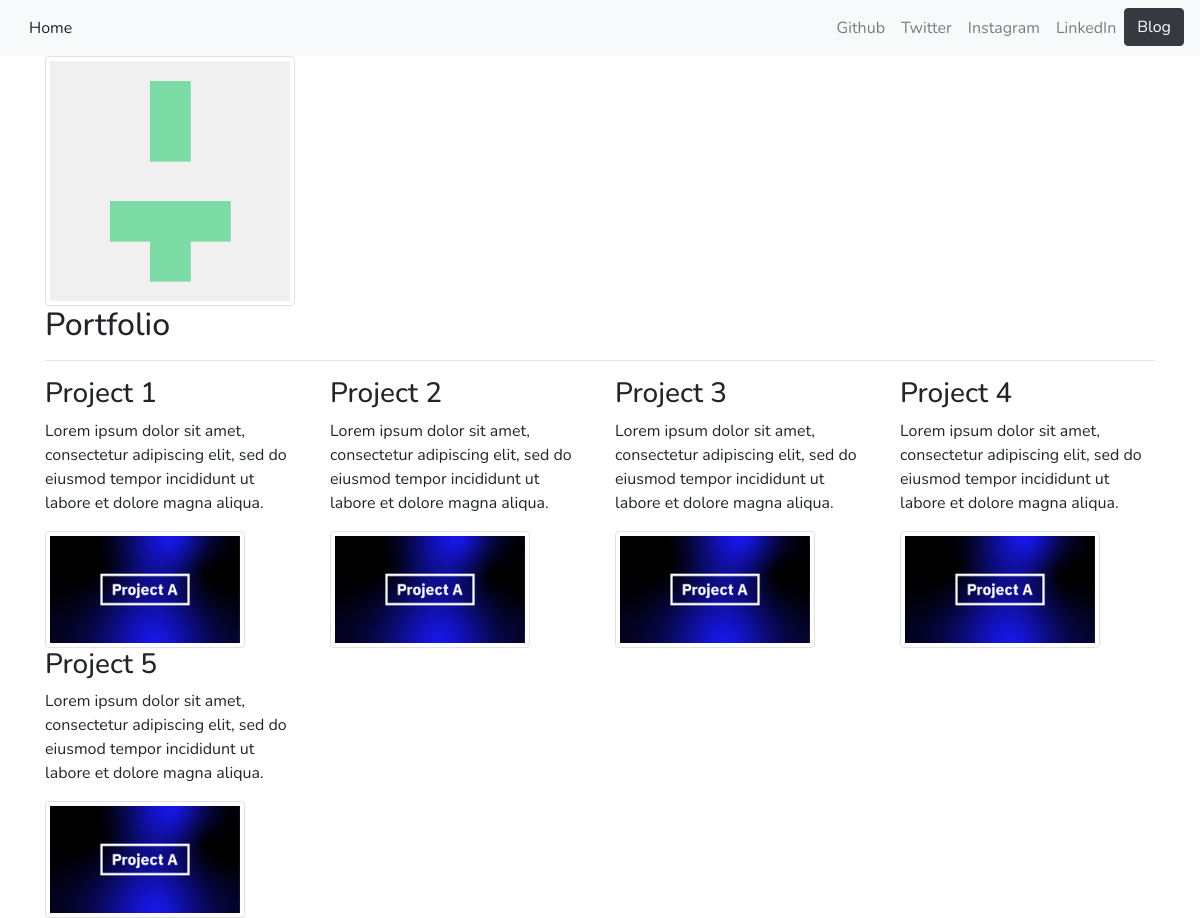
The page / on the database its author committed.
### portfolio/models.py (models this page shows, shortened)
class Project(models.Model):
    title = models.CharField(max_length=100)
    description = models.CharField(max_length=250)
    image = models.ImageField(upload_to='portfolio/images/')
    url = models.URLField(blank=True)

### portfolio/views.py (the view)
# urls.py: 2. Add a URL to urlpatterns:  path('', views.home, name='home')
def home(request):
    projects = Project.objects.all()
    return render(request, 'portfolio/home.html', {'projects': projects})

### portfolio/templates/portfolio/home.html (shortened to what this page needs)
{% extends "portfolio/base.html" %}
{% load static %}
{% block body %}
    <div class="row">
        <div class="col-5">
            <img class="img-thumbnail" width="250" height="250" src="{% static 'portfolio/profile.jpg' %}">
        </div>
    </div>
    <h2 class="">Portfolio</h2>
    <hr>
    <div class="row">
        {%  for project in projects %}
        <div class="col-lg-3 col-md-5">
            <h3> {{ project.title }} </h3>
            <p>{{ project.description }}</p>
            <img src="{{ project.image.url }}" width="200px" height="150px" class="img-thumbnail">
        </div>
    {% endfor %}
    </div>
{% endblock %}

### portfolio/templates/portfolio/base.html (shortened to what this page needs)
{% load static %}
<!doctype html>
<html lang="en">
  <head>
    <link rel="stylesheet" href="https://stackpath.bootstrapcdn.com/bootstrap/4.5.0/css/bootstrap.min.css">
    <link rel="stylesheet" href="{% static "portfolio/custom.css" %}">
  </head>
  <body>
    <nav class="navbar navbar-expand-lg navbar-light bg-light">
      <div class="collapse navbar-collapse text-center" id="navbarSupportedContent">
        <ul class="navbar-nav mr-auto">
          <li class="nav-item active">
            <a class="btn btn-light" href="{% url 'home' %}">Home <span class="sr-only">(current)</span></a>
          </li>
        </ul>
        <ul class="navbar-nav">
          <li class="nav-item">
            <a class="nav-link" href="#" target="_blank">Github</a>
          </li>
          <li class="nav-item">
            <a class="nav-link" href="#" target="_blank">Twitter</a>
          </li>
          <li class="nav-item">
            <a class="nav-link" href="#" target="_blank">Instagram</a>
          </li>
          <li class="nav-item">
            <a class="nav-link" href="#" target="_blank">LinkedIn</a>
          </li>
          <li>
            <a class="btn btn-dark" role="button" href="{% url 'blog:blogs' %}" >Blog</a>
          </li>
        </ul>
      </div>
    </nav>
    <div class="container">
    {% block body %}
    {% endblock %}
    </div>
  </body>
</html>

### portfolio/static/portfolio/custom.css (style rules this page uses)
body { font-family: 'Nunito', sans-serif; }

### rows shown on the page
Project: title "Project 1", description "Lorem ipsum dolor sit amet, consectetur adipiscing elit, sed do eiusmod tempor incididunt ut labore et dolore magna aliqua.", image (picture)
Project: title "Project 2", description "Lorem ipsum dolor sit amet, consectetur adipiscing elit, sed do eiusmod tempor incididunt ut labore et dolore magna aliqua.", image (picture)
Project: title "Project 3", description "Lorem ipsum dolor sit amet, consectetur adipiscing elit, sed do eiusmod tempor incididunt ut labore et dolore magna aliqua.", image (picture)
Project: title "Project 4", description "Lorem ipsum dolor sit amet, consectetur adipiscing elit, sed do eiusmod tempor incididunt ut labore et dolore magna aliqua.", image (picture)
Project: title "Project 5", description "Lorem ipsum dolor sit amet, consectetur adipiscing elit, sed do eiusmod tempor incididunt ut labore et dolore magna aliqua.", image (picture)
